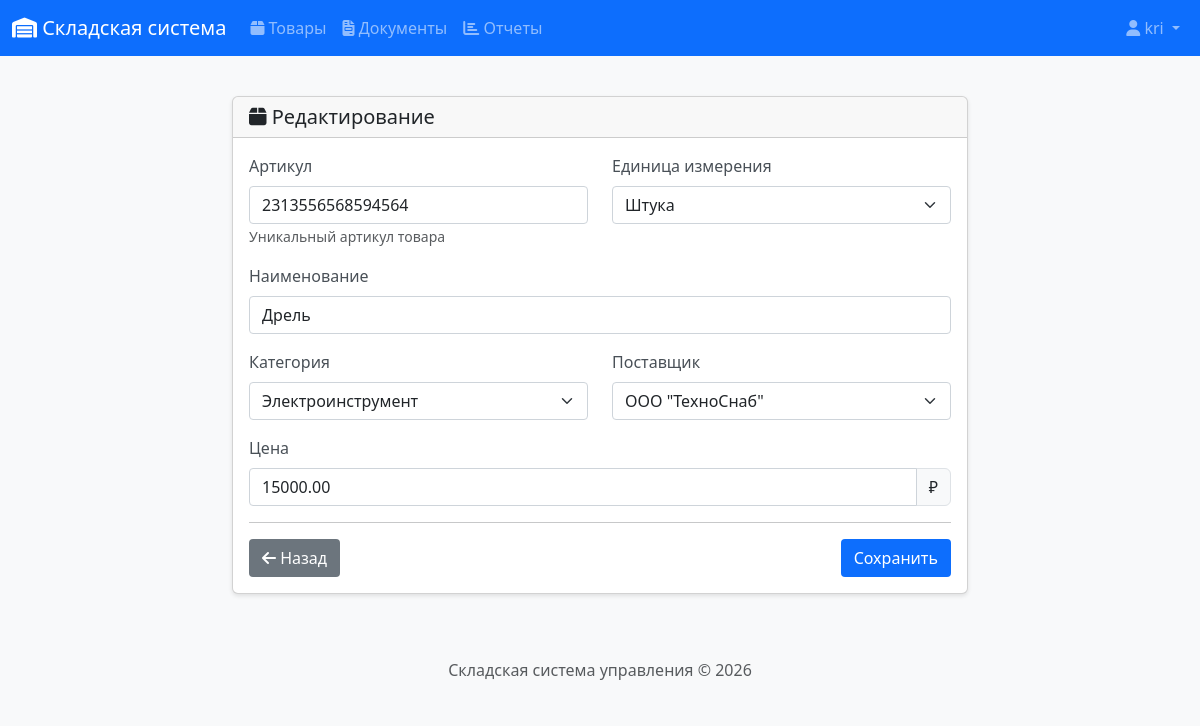
Before: /products/1/edit (signed in) with the older database file.
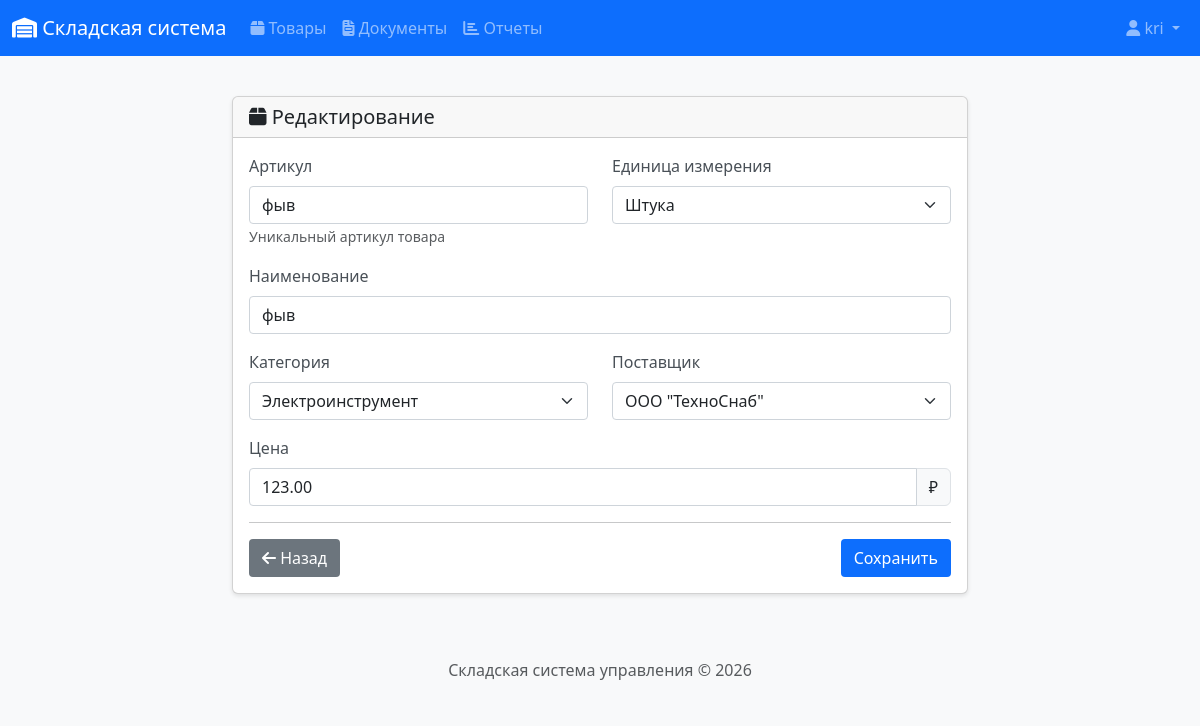
After: the same page with the newer database file.
### app/models.py (models this page shows, shortened)
class Product(db.Model):
    __tablename__ = 'products'
    id = db.Column(db.Integer, primary_key=True)
    article = db.Column(db.String(50), unique=True, nullable=False)
    name = db.Column(db.String(200), nullable=False)
    unit = db.Column(db.String(20), nullable=False, default='шт')  # шт, кг, м
    price = db.Column(db.Numeric(10, 2), nullable=False, default=0)
    category_id = db.Column(db.Integer, db.ForeignKey('categories.id'))
    supplier_id = db.Column(db.Integer, db.ForeignKey('suppliers.id'))
    created_at = db.Column(db.DateTime, default=datetime.utcnow)
    updated_at = db.Column(db.DateTime, default=datetime.utcnow, onupdate=datetime.utcnow)
    balances = db.relationship('StockBalance', backref='product', lazy='dynamic')
    document_items = db.relationship('DocumentItem', backref='product', lazy='dynamic')

### app/routes/products.py (the view, shortened to what this page needs)
@bp.route('/<int:id>/edit', methods=['GET', 'POST'])
@login_required
def product_edit(id):
    if not current_user.is_manager():
        flash('У вас нет прав для редактирования товаров', 'danger')
        return redirect(url_for('products.product_list'))
    product = Product.query.get_or_404(id)
    form = ProductForm(obj=product)
    form.category_id.choices = [(0, '-- Выберите категорию --')] + [
        (c.id, c.name) for c in Category.query.all()
    ]
    form.supplier_id.choices = [(0, '-- Выберите поставщика --')] + [
        (s.id, s.name) for s in Supplier.query.all()
    ]
    return render_template('products/form.html', title='Редактирование', form=form, product=product)

### app/forms.py
class ProductForm(FlaskForm):
    article = StringField('Артикул', validators=[DataRequired(), Length(max=50)])
    name = StringField('Наименование', validators=[DataRequired(), Length(max=200)])
    unit = SelectField('Единица измерения', choices=[
        ('шт', 'Штука'),
        ('кг', 'Килограмм'),
        ('м', 'Метр'),
        ('уп', 'Упаковка'),
        ('л', 'Литр')
    ], validators=[DataRequired()])
    price = FloatField('Цена', validators=[DataRequired(), NumberRange(min=0)])
    category_id = SelectField('Категория', coerce=int, validators=[DataRequired()], choices=[])
    supplier_id = SelectField('Поставщик', coerce=int, validators=[DataRequired()], choices=[])
    submit = SubmitField('Сохранить')

### app/__init__.py (called while the page is built)
@login_manager.user_loader
def load_user(user_id):
    from app.models import User
    return User.query.get(int(user_id))

### app/models.py (called while the page is built)
    def is_admin(self):
        return self.role == 'admin'

    def is_manager(self):
        return self.role in ['admin', 'manager']

### app/templates/products/form.html (shortened to what this page needs)
{% extends "base.html" %}
{% block content %}
<div class="row justify-content-center">
    <div class="col-md-8">
        <div class="card">
            <div class="card-header">
                <h5 class="mb-0"><i class="fas fa-box"></i> {{ title }}</h5>
            </div>
            <div class="card-body">
                <form method="POST">
                    <div class="row">
                        <div class="col-md-6 mb-3">
                            {{ form.article.label(class="form-label") }}
                            {{ form.article(class="form-control" + (' is-invalid' if form.article.errors else '')) }}
                            <small class="text-muted">Уникальный артикул товара</small>
                        </div>
                        <div class="col-md-6 mb-3">
                            {{ form.unit.label(class="form-label") }}
                            {{ form.unit(class="form-select" + (' is-invalid' if form.unit.errors else '')) }}
                        </div>
                    </div>
                    <div class="mb-3">
                        {{ form.name.label(class="form-label") }}
                        {{ form.name(class="form-control" + (' is-invalid' if form.name.errors else '')) }}
                    </div>
                    <div class="row">
                        <div class="col-md-6 mb-3">
                            {{ form.category_id.label(class="form-label") }}
                            {{ form.category_id(class="form-select" + (' is-invalid' if form.category_id.errors else '')) }}
                        </div>
                        <div class="col-md-6 mb-3">
                            {{ form.supplier_id.label(class="form-label") }}
                            {{ form.supplier_id(class="form-select" + (' is-invalid' if form.supplier_id.errors else '')) }}
                        </div>
                    </div>
                    <div class="mb-3">
                        {{ form.price.label(class="form-label") }}
                        <div class="input-group">
                            {{ form.price(class="form-control" + (' is-invalid' if form.price.errors else ''), step="0.01") }}
                            <span class="input-group-text">₽</span>
                        </div>
                    </div>
                    <hr>
                    <div class="d-flex justify-content-between">
                        <a href="{{ url_for('products.product_list') }}" class="btn btn-secondary">
                            <i class="fas fa-arrow-left"></i> Назад
                        </a>
                        {{ form.submit(class="btn btn-primary") }}
                    </div>
                </form>
            </div>
        </div>
    </div>
</div>
{% endblock %}

Changed rows visible on the page:
changed Product "Штука": article "2313556568594564" → "фыв"; name "Дрель" → "фыв"; price "15000.00" → "123.00"
